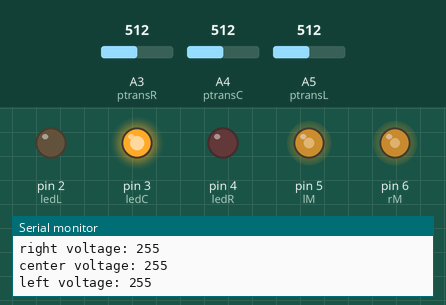
This sketch was run on a simulated Arduino Uno, built with avr-gcc and run on an emulated ATmega328P. Parts: output pins drawn as LEDs (lit = HIGH), the last lines printed to the serial monitor. Inputs (shaded band) come from the test bench; at power-on: A3 (ptransR) = 512, A4 (ptransC) = 512, A5 (ptransL) = 512.

Above: at 1.2 s.
1.3 s: A3 (ptransR) set to 412
4.3 s: A3 (ptransR) set to 384
At 5.5 s:
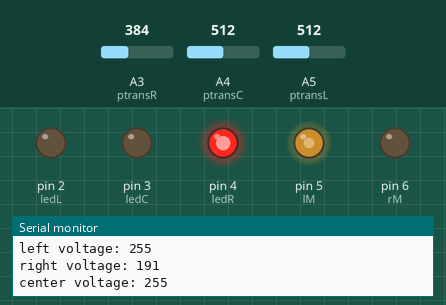
5.8 s: A4 (ptransC) set to 219
8.8 s: A4 (ptransC) set to 189
11.8 s: A5 (ptransL) set to 449
13.3 s: A5 (ptransL) set to 431
At 14.0 s:
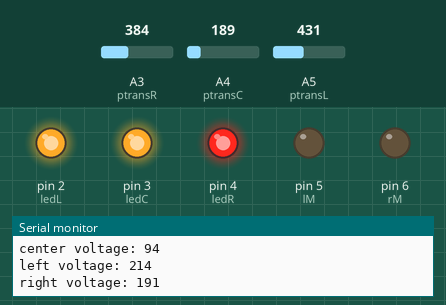
Timing chart, 0 to 15.8 s (numbered marks = the images above; inputs shaded):
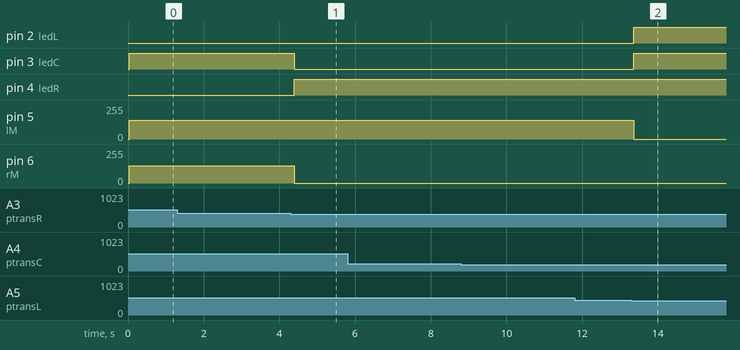

The sketch:

ee3carcontrol.ino
```cpp
#define lM 5
#define rM 6
#define ptransL 19
#define ptransC 18
#define ptransR 17
#define ledL 2
#define ledC 3
#define ledR 4
int valR = 0;
int valC = 0;
int valL = 0;
char currState = 'A';
long zeroR;
long zeroC;
long zeroL;

int rPow = 0;
int lPow = 0;

void setup() {
  // put your setup code here, to run once:
  pinMode(lM, OUTPUT);
  pinMode(rM, OUTPUT);
  pinMode(ptransL, INPUT);
  pinMode(ptransC, INPUT);
  pinMode(ptransR, INPUT);
  pinMode(ledL, OUTPUT);
  pinMode(ledC, OUTPUT);
  pinMode(ledR, OUTPUT);

  zeroR = 0;
  zeroC = 0;
  zeroL = 0;

  for (int i = 0;i<100;i++){
    zeroR += analogRead(ptransR);
    zeroC += analogRead(ptransC);
    zeroL += analogRead(ptransL);
  }
  zeroR /= 100;
  zeroC /= 100;
  zeroL /= 100;

  Serial.begin(9600);
}

void loop() {
  // put your main code here, to run repeatedly:
  valR = analogRead(ptransR);
  valC = analogRead(ptransC);
  valL = analogRead(ptransL);


  valR = constrain (map (valR, 0, zeroR, 0, 255), 0, 255);
  valC = constrain (map (valC, 0, zeroC, 0, 255), 0, 255);
  valL = constrain (map (valL, 0, zeroL, 0, 255), 0, 255);


  Serial.print("right voltage: "); //white: 1023, black: 1021-1022
  Serial.println(valR);
  //Serial.print("right init: "); //white: 1023, black: 1021-1022
  //Serial.println(zeroR);
  Serial.print("center voltage: ");//white: 1022, black: 1020-1021
  Serial.println(valC);
  //Serial.print("center init: "); //white: 1023, black: 1021-1022
  //Serial.println(zeroC);
  Serial.print("left voltage: "); //white: 1023, black: 1021-1022
  Serial.println(valL);
  //Serial.print("left init: "); //white: 1023, black: 1021-1022
  //uSerial.println(zeroL);


  // STOP
  // If L, R, C see black
  if ( currState == 'S' || (valR < 200 && valC < 150 && valL < 220)) {
    //Serial.print("STOP // NONE");
    analogWrite(lM, 0);
    analogWrite(rM, 0);
    digitalWrite(ledL, HIGH);
    digitalWrite(ledC, HIGH);
    digitalWrite(ledR, HIGH);
    currState = 'S';
  }
  // RIGHT TURN
  // If R sees black, L sees white
  if ( currState == 'R' || (currState != 'S' &&(valR < 200 && valL >= 200))) {
    //Serial.print("RIGHT // RED");
    analogWrite(lM, 140);
    analogWrite(rM, 0);
    digitalWrite(ledR, HIGH);
    digitalWrite(ledL, LOW);
    digitalWrite(ledC, LOW);
    currState = 'R';
  }
  // STRAIGHT LINE
  // If C sees black, R, L see white
  if ( currState == 'A' || (currState != 'S' && (valR >= 200 && valC < 150 && valL >= 220))) {
    //Serial.print("STRAIGHT // GREEN");
    analogWrite(lM, 140);
    analogWrite(rM, 130);
    digitalWrite(ledL, LOW);
    digitalWrite(ledC, HIGH);
    digitalWrite(ledR, LOW);
    currState = 'A';
  }
  // LEFT TURN
  // If L sees black, R sees white
  if ( currState == 'L' || (currState != 'S' && (valL < 220 && valR >= 200))) {
    //Serial.print("LEFT // BLUE");
    analogWrite(lM, 0);
    analogWrite(rM, 130);
    digitalWrite(ledL, HIGH);
    digitalWrite(ledC, LOW);
    digitalWrite(ledR, LOW);
    currState = 'L';
  }
}
```

Measured:
- the behaviour switches between 402 and 401 on A3 (ptransR) (found by bisection; images 0 and 1)
- the behaviour switches between 442 and 441 on A5 (ptransL) (found by bisection; images 1 and 2)
- after the input at 4.3 s, pin 3 (ledC): HIGH → LOW after 0.10 s; pin 4 (ledR): LOW → HIGH after 0.10 s; pin 6 (rM): 130/255 → 0/255 after 0.10 s
- after the input at 13.3 s, pin 2 (ledL), pin 3 (ledC): LOW → HIGH after 0.07 s; pin 5 (lM): 140/255 → 0/255 after 0.07 s
